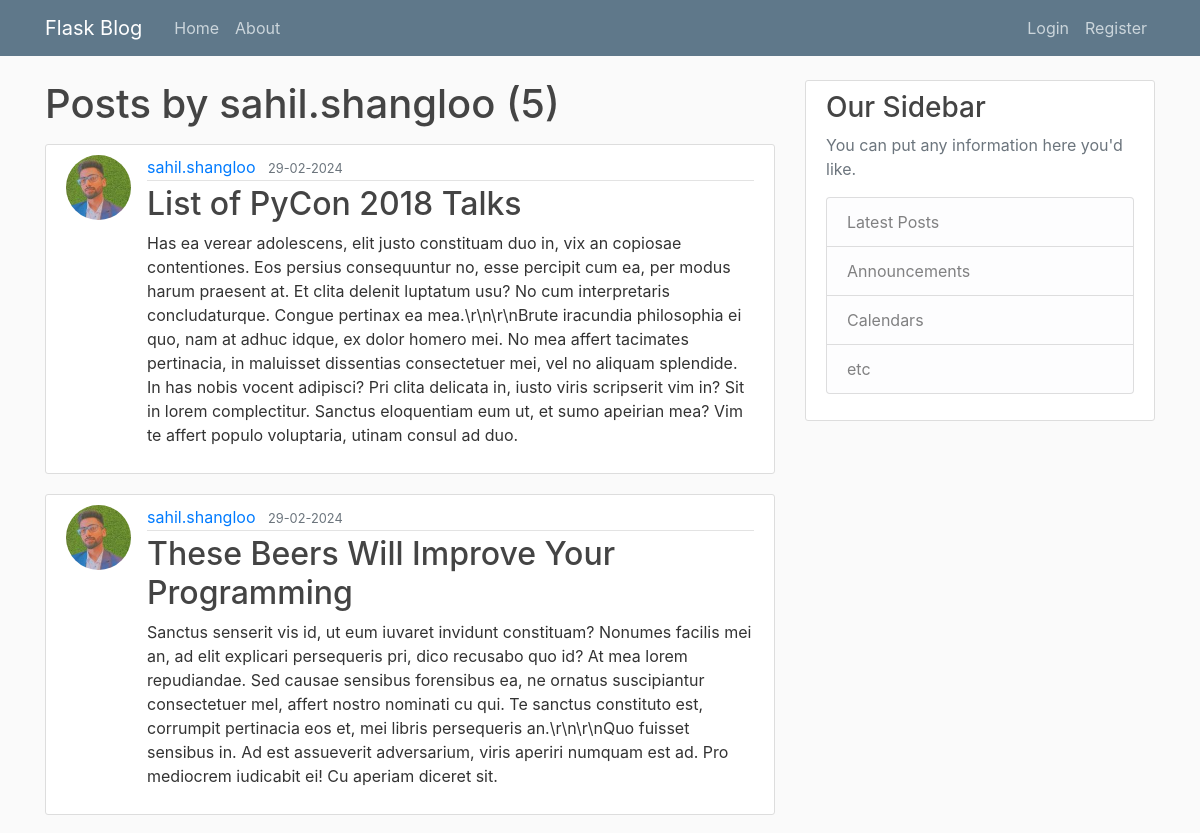
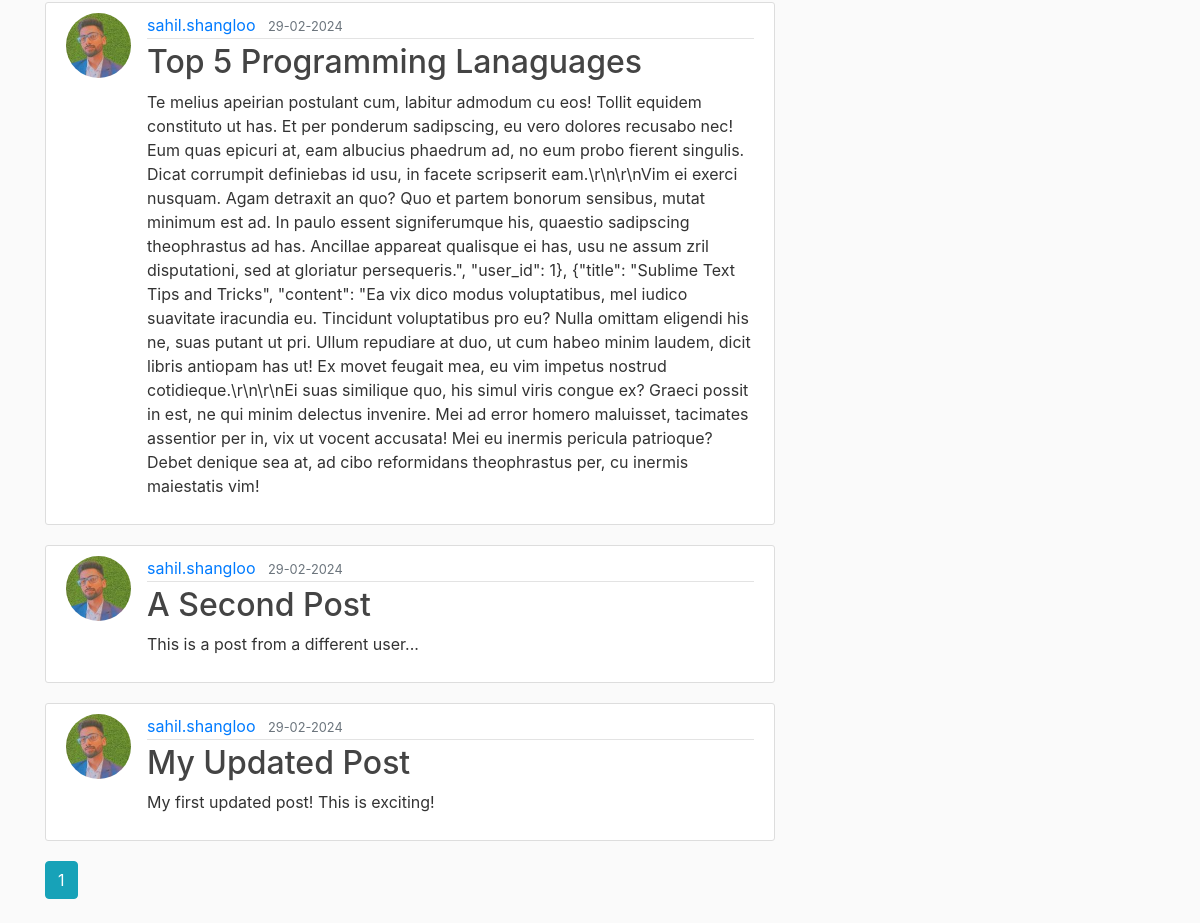
The page /user/sahil.shangloo on the database its author committed (2 pictures, top to bottom).
### flaskblog/models.py (models this page shows, shortened)
class User(db.Model, UserMixin):
  id = db.Column(db.Integer, primary_key=True)
  username = db.Column(db.String(20), unique=True, nullable=False)
  email = db.Column(db.String(120), unique=True, nullable=False)
  image_file = db.Column(db.String(20), nullable=False, default='default.jpg')
  password = db.Column(db.String(60), nullable=False)
  posts = db.relationship('Post', backref='author', lazy=True)

class Post(db.Model):
  id = db.Column(db.Integer, primary_key=True)
  title = db.Column(db.String(100), nullable=False)
  date_posted = db.Column(db.DateTime, nullable=False, default=datetime.utcnow)
  content = db.Column(db.Text, nullable=False)
  user_id = db.Column(db.Integer, db.ForeignKey('user.id'), nullable=False)

### flaskblog/routes.py (the view)
@app.route("/user/<string:username>")
def user_posts(username):
  page = request.args.get('page', 1, type=int)
  user = User.query.filter_by(username=username).first_or_404()
  posts = Post.query.filter_by(author=user)\
        .order_by(Post.date_posted.desc())\
        .paginate(page=page, per_page=5)
  return render_template('user_posts.html', posts=posts, user=user)

### flaskblog/templates/user_posts.html (shortened to what this page needs)
{% extends "layout.html" %}
{% block content %}
  <h1 class="mb-3">Posts by {{ user.username }} ({{ posts.total }})</h1>
  {% for post in posts.items %}
  <article class="media content-section">
    <img class="rounded-circle article-img" src="{{ url_for('static', filename='profile_pics/' + post.author.image_file) }}">
    <div class="media-body">
      <div class="article-metadata">
        <a class="mr-2" href="{{ url_for('user_posts', username=post.author.username) }}">{{ post.author.username }}</a>
        <small class="text-muted">{{ post.date_posted.strftime('%d-%m-%Y') }}</small>
      </div>
      <h2><a class="article-title" href="{{ url_for('post', post_id=post.id) }}">{{ post.title }}</a></h2>
      <p class="article-content">{{ post.content }}</p>
    </div>
  </article>
  {% endfor %}
  {% for page_num in posts.iter_pages(left_edge=1, right_edge=1, left_current=1, right_current=2) %}
    {% if page_num %}
      {% if posts.page == page_num %}
        <a class="btn btn-info mb-4" href="{{ url_for('user_posts', username=user.username, page=page_num) }}">{{ page_num }}</a>
      {% else %}
        <a class="btn btn-outline-info mb-4" href="{{ url_for('user_posts', username=user.username, page=page_num) }}">{{ page_num }}</a>
      {% endif %}
    {% endif %}
  {% endfor %}
{% endblock content %}

### flaskblog/static/main.css (style rules this page uses)
body { background: #fafafa; color: #333333; margin-top: 5rem; }
h1, h2, h3, h4, h5, h6 { color: #444444; }
.content-section { background: #ffffff; padding: 10px 20px; border: 1px solid #dddddd; border-radius: 3px; margin-bottom: 20px; }
.article-title { color: #444444; }
.article-content { white-space: pre-line; }
.article-img { height: 65px; width: 65px; margin-right: 16px; }
.article-metadata { padding-bottom: 1px; margin-bottom: 4px; border-bottom: 1px solid #e3e3e3 }

### rows shown on the page
User: username "sahil.shangloo"
Post: image_file (picture), author.username "sahil.shangloo", date_posted "29-02-2024", title "List of PyCon 2018 Talks", content "Has ea verear adolescens, elit justo constituam duo in, vix an copiosae contentiones. Eos persius consequuntur no, esse percipit cum ea, per modus harum praesent at. Et clita delenit luptatum usu? No cum interpretaris concludaturque. Congue pertinax ea mea.\\r\\n\\r\\nBrute iracundia philosophia ei quo, nam at adhuc idque, ex dolor homero mei. No mea affert tacimates pertinacia, in maluisset dissentias consectetuer mei, vel no aliquam splendide. In has nobis vocent adipisci? Pri clita delicata in, iusto viris scripserit vim in? Sit in lorem complectitur. Sanctus eloquentiam eum ut, et sumo apeirian mea? Vim te affert populo voluptaria, utinam consul ad duo."
Post: image_file (picture), author.username "sahil.shangloo", date_posted "29-02-2024", title "These Beers Will Improve Your Programming", content "Sanctus senserit vis id, ut eum iuvaret invidunt constituam? Nonumes facilis mei an, ad elit explicari persequeris pri, dico recusabo quo id? At mea lorem repudiandae. Sed causae sensibus forensibus ea, ne ornatus suscipiantur consectetuer mel, affert nostro nominati cu qui. Te sanctus constituto est, corrumpit pertinacia eos et, mei libris persequeris an.\\r\\n\\r\\nQuo fuisset sensibus in. Ad est assueverit adversarium, viris aperiri numquam est ad. Pro mediocrem iudicabit ei! Cu aperiam diceret sit."
Post: image_file (picture), author.username "sahil.shangloo", date_posted "29-02-2024", title "Top 5 Programming Lanaguages", content "Te melius apeirian postulant cum, labitur admodum cu eos! Tollit equidem constituto ut has. Et per ponderum sadipscing, eu vero dolores recusabo nec! Eum quas epicuri at, eam albucius phaedrum ad, no eum probo fierent singulis. Dicat corrumpit definiebas id usu, in facete scripserit eam.\\r\\n\\r\\nVim ei exerci nusquam. Agam detraxit an quo? Quo et partem bonorum sensibus, mutat minimum est ad. In paulo essent signiferumque his, quaestio sadipscing theophrastus ad has. Ancillae appareat qualisque ei has, usu ne assum zril disputationi, sed at gloriatur persequeris.\", \"user_id\": 1}, {\"title\": \"Sublime Text Tips and Tricks\", \"content\": \"Ea vix dico modus voluptatibus, mel iudico suavitate…"
Post: image_file (picture), author.username "sahil.shangloo", date_posted "29-02-2024", title "A Second Post", content "This is a post from a different user..."
Post: image_file (picture), author.username "sahil.shangloo", date_posted "29-02-2024", title "My Updated Post", content "My first updated post! This is exciting!"

### other values the page prints
{{ posts.total }} "5"
{{ page_num }} "1"
